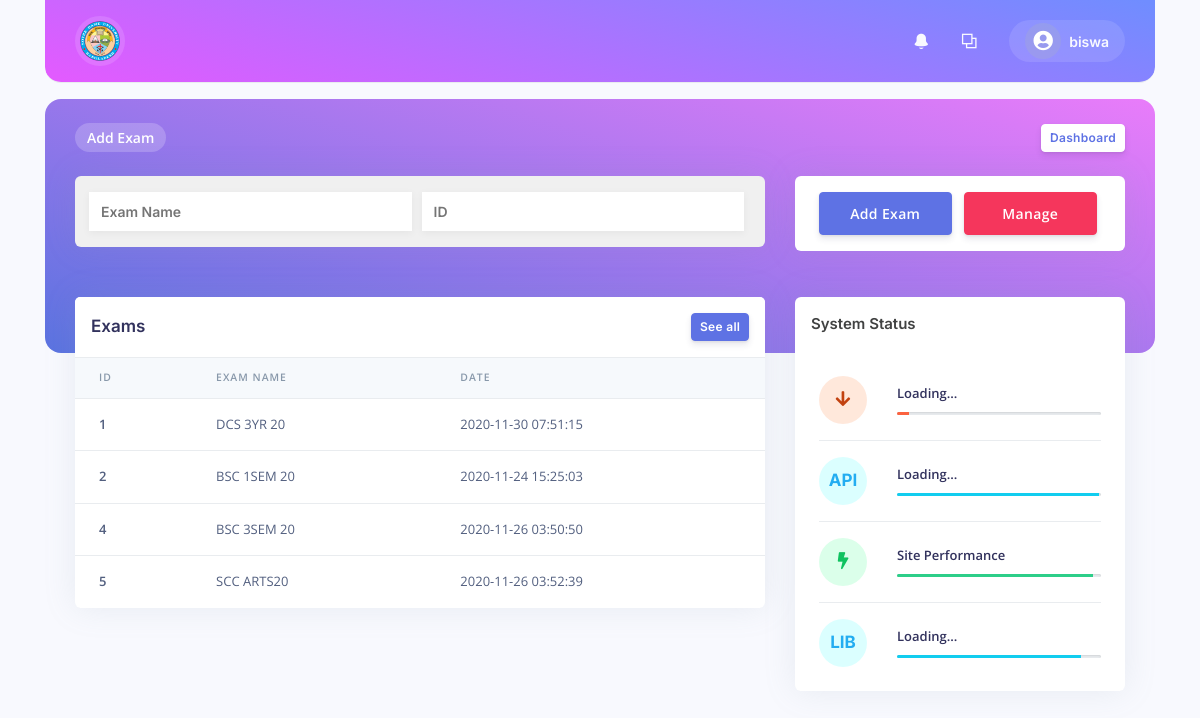
Screenshot of /add/exam.php (signed in) with the database file from the repository.
### tables this page shows
CREATE TABLE `exam` (
  `id` int(50) UNSIGNED NOT NULL,
  `c_name` varchar(50) NOT NULL,
  `reg_date` timestamp NOT NULL DEFAULT CURRENT_TIMESTAMP ON UPDATE CURRENT_TIMESTAMP
);

### add/session.php (called while the page is built, shortened)
<?php
   include('../init.php');
   $user_check = $_SESSION['login_user'];
   $sqlConnect = "SELECT username FROM admin WHERE username='$user_check'";
   $ses_sql = mysqli_query($conn,$sqlConnect);
   $row = mysqli_fetch_array($ses_sql);
   $login_session = $row['username'];
?>

### add/exam.php (the view, shortened to what this page needs)
<?php
include('../functions.php');
include('style.php');
include('session.php');
include("../init.php");
?>
<!DOCTYPE html>
<html>
 <head>
 </head>
 <body>
     <div class="container">
   <div class="main-content" id="panel">
     <nav class="navbar navbar-top navbar-expand navbar-dark bg-primary border-bottom">
       <div class="container-fluid">
         <div class="collapse navbar-collapse" id="navbarSupportedContent">
           <a class="navbarbrand" href="https://ndub.edu.bd/">
            <img src="../assets/img/mb.png" width="30" height="30" alt="">
          </a>
           <ul class="navbar-nav align-items-center ml-md-auto">
           </ul>
           <ul class="navbar-nav align-items-center ml-auto ml-md-0">
             <li class="nav-item dropdown">
               <a class="nav-link pr-0" href="#" role="button" data-toggle="dropdown" aria-haspopup="true" aria-expanded="false">
                 <div class="media align-items-center">
                   <span class="avatar avatar-sm rounded-circle">
                   <?php if(empty($user_logo)){
                       echo '<i class="fas fa-user-circle"></i>';
                     }else{
                       echo '<img alt="User" src="'.$user_logo.'">';
                     }
                     ?>
                   </span>
                   <div class="media-body ml-2 d-none d-lg-block">
                     <span class="mb-0 text-sm  font-weight-bold"><?php echo $login_session; ?></span>
                   </div>
                 </div>
               </a>
             </li>
           </ul>
         </div>
       </div>
     </nav>
     <div class="header bg-primary pb-6">
       <div class="container-fluid">
         <div class="header-body">
           <div class="row align-items-center py-4">
             <div class="col-lg-6 col-7">
               <h6 class="h2 text-white d-inline-block mb-0">Add Exam</h6>
             </div>
             <div class="col-lg-6 col-5 text-right">
               <a href="../dashboard" class="btn btn-sm btn-neutral">Dashboard</a>
             </div>
           </div>
         <form action="" method="post">
           <div class="row">
             <div class="col-xl-8 col-md-6">
               <div class="card card-stats st-card">
                 <div class="card-body">
                   <div class="row" id="classes">
                     <input type="text"  name="class_name" placeholder="Exam Name" required>
                     <input type="text"  name="class_id" placeholder="ID" required>
                   </div>
                 </div>
               </div>
             </div>
             <div class="col-xl-4 col-md-6">
               <div class="card card-stats">
                 <div class="card-body">
                     <button type="submit" class="btn btn-primary wd-100">Add Exam</button>
                     <button type="button" class="btn btn-danger wd-100">Manage</button>
                 </div>
               </div>
             </div>
           </div>
         </div>
       </div>
     </div>
     <div class="container-fluid mt--6">
     <div class="row">
        <div class="col-xl-8">
          <div class="card">
            <div class="card-header border-0">
              <div class="row align-items-center">
                <div class="col">
                  <h3 class="mb-0">Exams</h3>
                </div>
                <div class="col text-right">
                  <a href="#!" class="btn btn-sm btn-primary">See all</a>
                </div>
              </div>
            </div>
            <div class="table-responsive">
              <?php
               $sql = "SELECT `id`, `c_name`,  `reg_date` FROM `exam`";
               $result = mysqli_query($conn, $sql);
               if (mysqli_num_rows($result) > 0) {
                  echo '<table class="table align-items-center table-flush">
                  <thead class="thead-light">
                    <tr>
                      <th scope="col">ID</th>
                      <th scope="col">Exam Name</th>
                      <th scope="col">Date</th>
                    </tr>
                  </thead>
                  <tbody>';
                   while($row = mysqli_fetch_array($result))
                     {
                       echo '<tr>
                       <th scope="row">
                         '.$row['id'].'
                       </th>
                       <td>
                         '.$row['c_name'].'
                       </td>
                       <td>
                          '.$row['reg_date'].'
                       </td>
                     </tr>';
                     }
                   echo "</tbody>
                   </table>";
               } else {
                   echo "<p class='null'> No Exam Exists! </p>";
               }
              ?>
            </div>
          </div>
        </div>
      </div>
 </body>
 </html>

### assets/css/dashui.css (style rules this page uses)
:root { --font-family: "Inter"; }
p, a, h1, h2, h3, span { font-family: var(--font-family) !important; }
.card.card-stats.st-card { background: #f0f0f0; }
.st-card input[type="text"] , .st-card input[type="number"] { padding: 9px 12px; outline: none; font-size: 14px; font-weight: 600; margin: 0 5px; font-family: var(--font-family); background: #fff; border: none; box-shadow: 0px 2px 8px rgba(0, 0, 0, 0.05); }
.header.bg-primary.pb-6 { margin: 16px 0; border-radius: 1rem; background: linear-gradient(17deg, #5a73e0, #e97cfa) !important; }
.media.align-items-center { background: #ffffff1c !important; padding: 3px 16px !important; border-radius: 30px; }
nav.navbar.navbar-top.navbar-expand.navbar-dark.bg-primary.border-bottom { margin: 0 ; border-radius: 0 0 1rem 1rem; background: linear-gradient(17deg, #e45aff, #708dff 99%) !important; }
h6.h2.text-white.d-inline-block.mb-0 { padding: 4px 12px; background: #fff3; border-radius: 30px; font-size: 14px; }
a.navbarbrand img { height: 50px; width: 50px; border: 5px solid #ffffff21; border-radius: 100px; }
button.btn.btn-danger.wd-100, button.btn.btn-primary.wd-100 { width: 47% !important; }
#classes input[type='text'] { width: 48% !important; }
i.fas.fa-user-circle { font-size: 20px; color: #fff; }

### rows the page displays
exam: id "1", c_name "DCS 3YR 20", reg_date "2020-11-30 07:51:15"
exam: id "2", c_name "BSC 1SEM 20", reg_date "2020-11-24 15:25:03"
exam: id "4", c_name "BSC 3SEM 20", reg_date "2020-11-26 03:50:50"
exam: id "5", c_name "SCC ARTS20", reg_date "2020-11-26 03:52:39"

### other values shown
$login_session "biswa"
